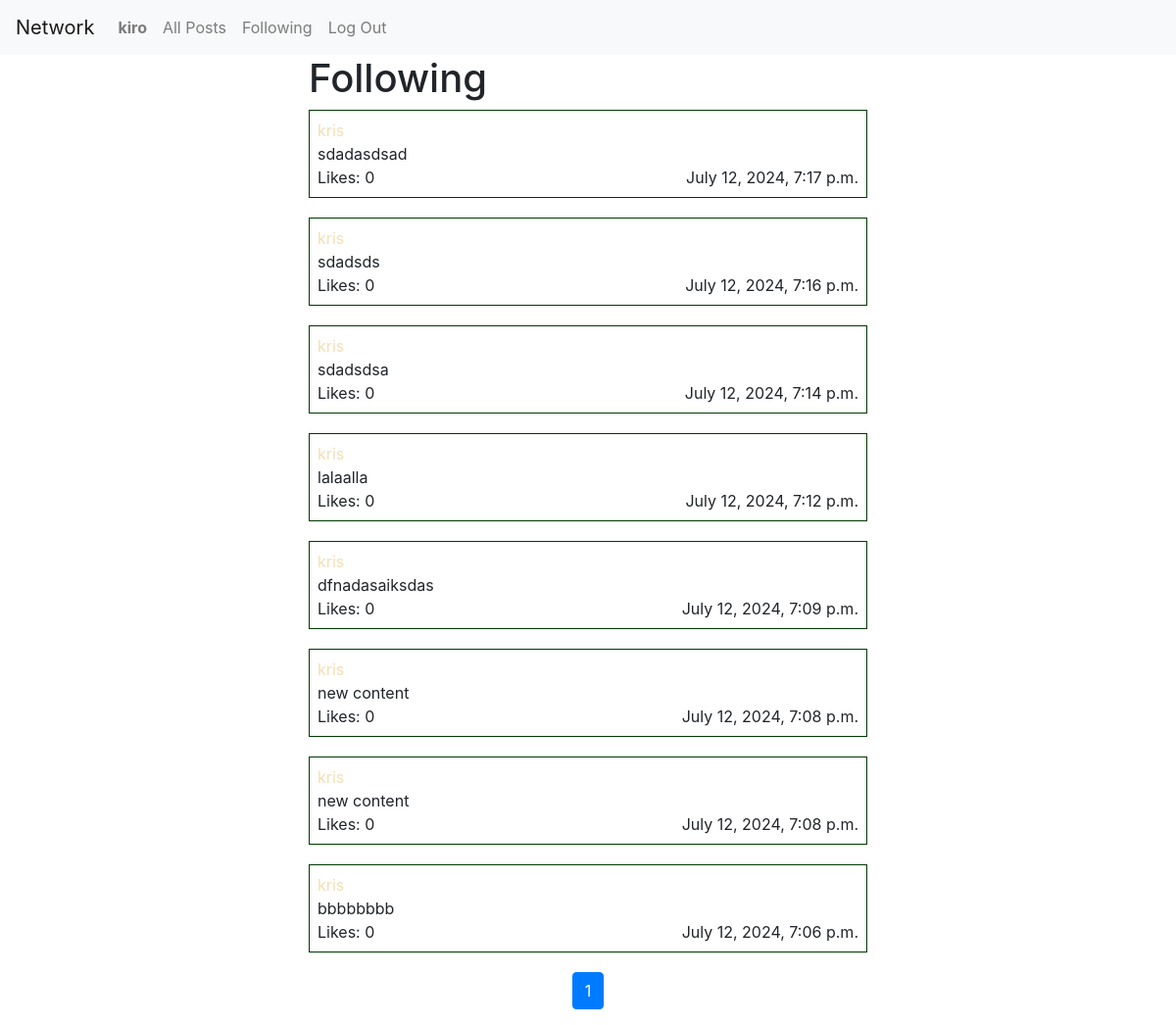
The app's page /following (signed in) with its own data.
### network/models.py (models this page shows)
class User(AbstractUser):
    pass

class Post(models.Model):
    user = models.ForeignKey(User, on_delete=models.CASCADE, related_name="posts")
    body = models.TextField(max_length=1024)
    created_at = models.DateTimeField(auto_now_add=True)
    likes = models.IntegerField(default=0)

### network/views.py (the view)
# urls.py: path("following", views.following, name="following"),
@login_required
def following(request):
    following_users = request.user.following.values_list('followed', flat=True)
    posts = Post.objects.filter(user__in=following_users).order_by("-created_at")
    paginator = Paginator(posts, 10)
    page_number = request.GET.get('page')
    page_obj = paginator.get_page(page_number)
    return render(request, "network/following.html", {
        "page_obj": page_obj
    })

### network/templates/network/following.html (shortened to what this page needs)
{% extends "network/layout.html" %} {% load static %} {% block body %}
<div class="container">
  <h1>Following</h1>
  {% for post in page_obj %}
    <div class="post">
      <a href="{% url 'profile' post.user.id %}">
        <p>{{ post.user }}</p>
      </a>
      <p>{{ post.body }}</p>
      <div class="d-flex justify-content-between">
        <span>Likes: {{ post.likes }}</span>
        <span>{{ post.created_at }}</span>
      </div>
    </div>
    {% endfor %}
    </div>
    <nav aria-label="Page navigation">
      <ul class="pagination justify-content-center">
        {% for num in page_obj.paginator.page_range %}
        {% if page_obj.number == num %}
        <li class="page-item active"><span class="page-link">{{ num }}</span></li>
        {% elif num > page_obj.number|add:'-3' and num < page_obj.number|add:'3' %}
        <li class="page-item"><a class="page-link" href="?page={{ num }}">{{ num }}</a></li>
        {% endif %}
        {% endfor %}
      </ul>
    </nav>
</div>
{% endblock %}

### network/templates/network/layout.html (shortened to what this page needs)
{% load static %}
<!DOCTYPE html>
<html lang="en">
  <head>
    <link
      rel="stylesheet"
      href="https://stackpath.bootstrapcdn.com/bootstrap/4.4.1/css/bootstrap.min.css"
    />
    <link href="{% static 'network/styles.css' %}" rel="stylesheet" />
  </head>
  <body>
    <nav class="navbar navbar-expand-lg navbar-light bg-light">
      <a class="navbar-brand" href="#">Network</a>
      <div>
        <ul class="navbar-nav mr-auto">
          {% if request.user.is_authenticated %}
          <li class="nav-item">
            <a class="nav-link" href="{% url 'profile' user.id %}"
              ><strong>{{ request.user.username }}</strong></a
            >
          </li>
          {% endif %}
          <li class="nav-item">
            <a class="nav-link" href="{% url 'index' %}">All Posts</a>
          </li>
          {% if request.user.is_authenticated %}
          <li class="nav-item">
            <a class="nav-link" href="{% url 'following' %}">Following</a>
          </li>
          <li class="nav-item">
            <a class="nav-link" href="{% url 'logout' %}">Log Out</a>
          </li>
          {% endif %}
        </ul>
      </div>
    </nav>
    <div class="body">{% block body %} {% endblock %}</div>
  </body>
</html>

### network/static/network/styles.css (style rules this page uses)
p { margin: 0; }
.container { width: 50%; }
a { color: wheat; }
.post { margin-bottom: 20px; padding: 0.5em; border: 1.5px solid rgb(0, 56, 0); }

### records on screen
User: user.username "kiro"
Post: user "kris", body "sdadasdsad", likes "0", created_at "July 12, 2024, 7:17 p.m."
Post: user "kris", body "sdadsds", likes "0", created_at "July 12, 2024, 7:16 p.m."
Post: user "kris", body "sdadsdsa", likes "0", created_at "July 12, 2024, 7:14 p.m."
Post: user "kris", body "lalaalla", likes "0", created_at "July 12, 2024, 7:12 p.m."
Post: user "kris", body "dfnadasaiksdas", likes "0", created_at "July 12, 2024, 7:09 p.m."
Post: user "kris", body "new content", likes "0", created_at "July 12, 2024, 7:08 p.m."
Post: user "kris", body "new content", likes "0", created_at "July 12, 2024, 7:08 p.m."
Post: user "kris", body "bbbbbbbb", likes "0", created_at "July 12, 2024, 7:06 p.m."

### other values on screen
{{ num }} "1"
